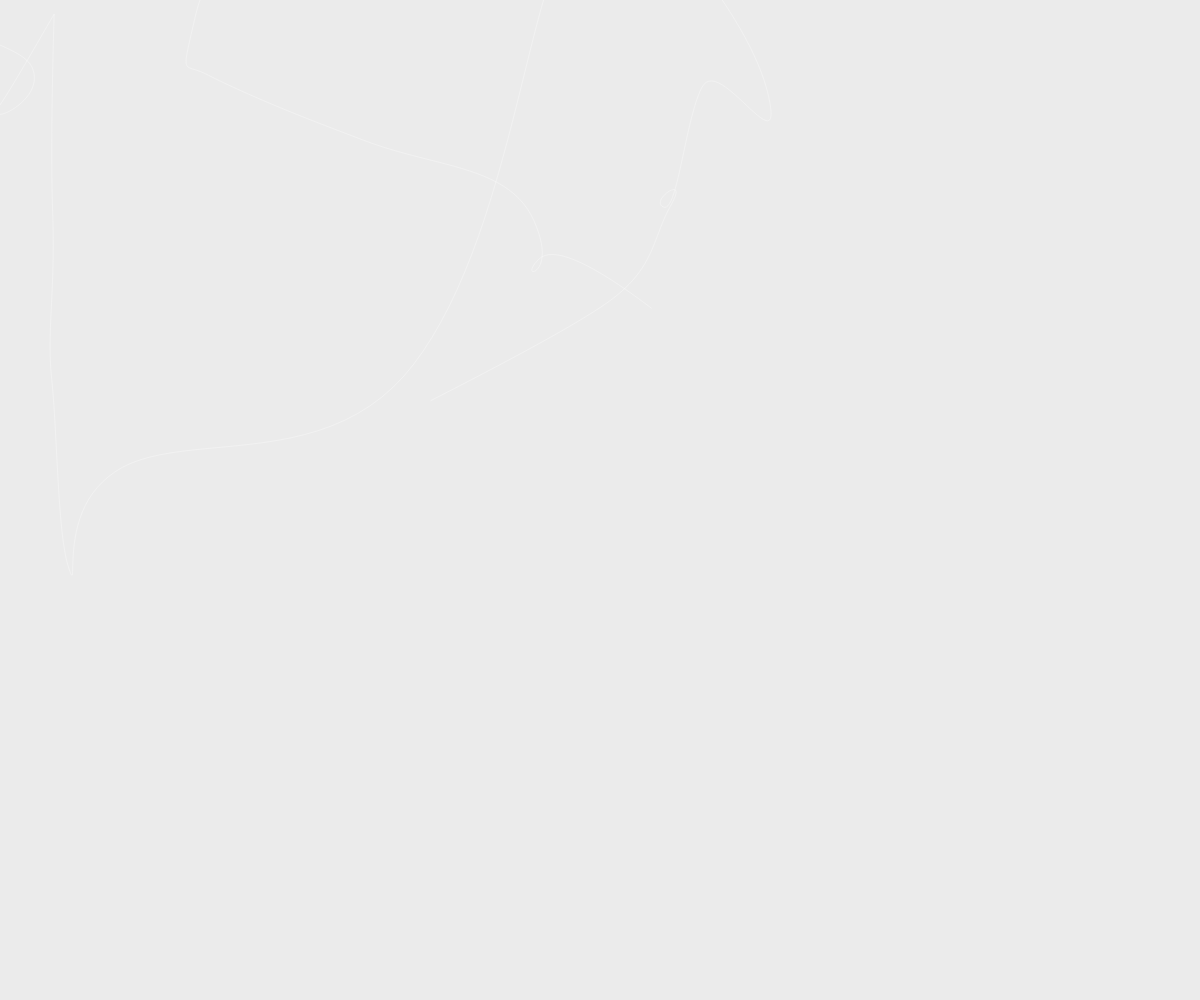
Frame 1 (no input)
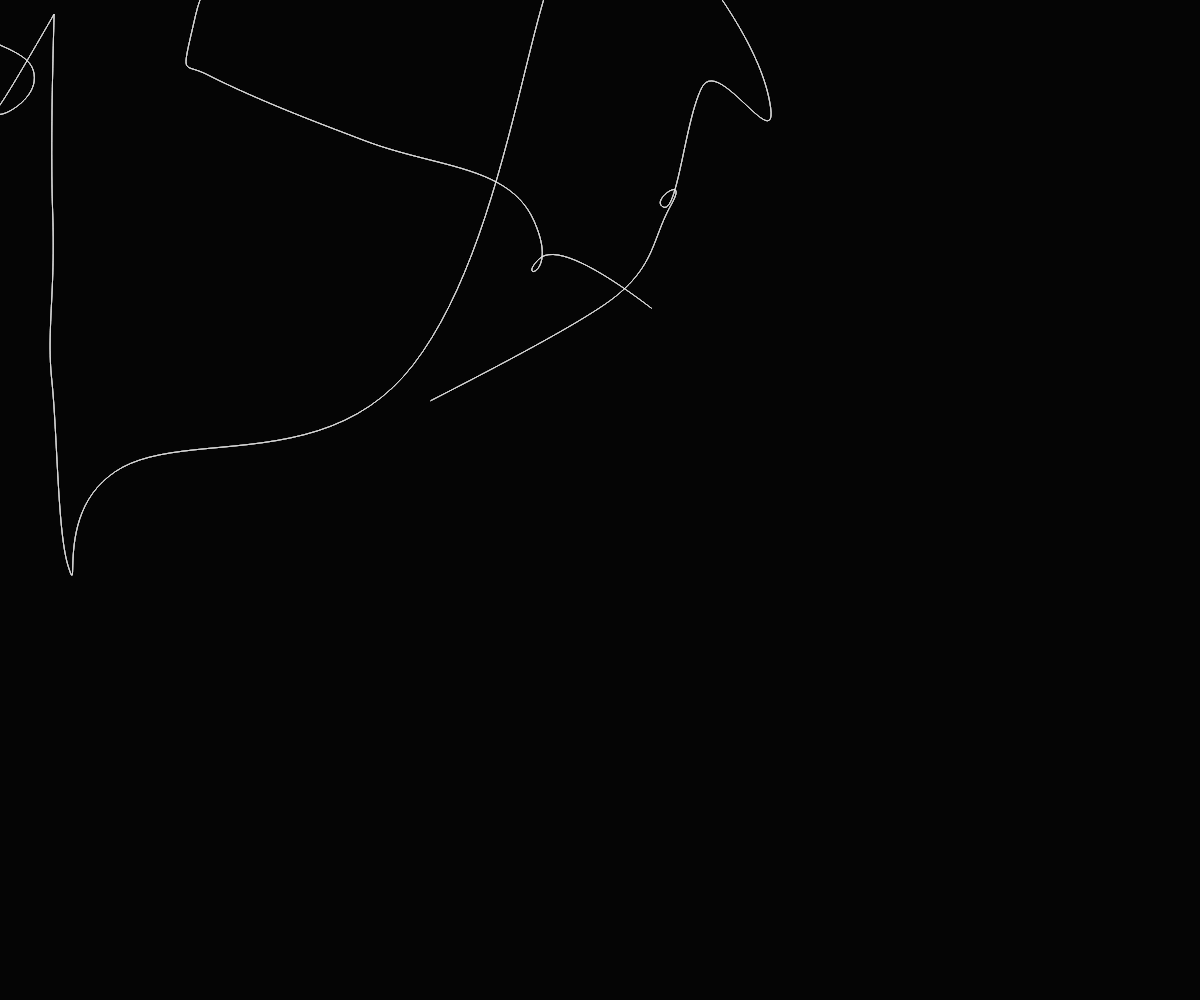
Frame 60 (no input)
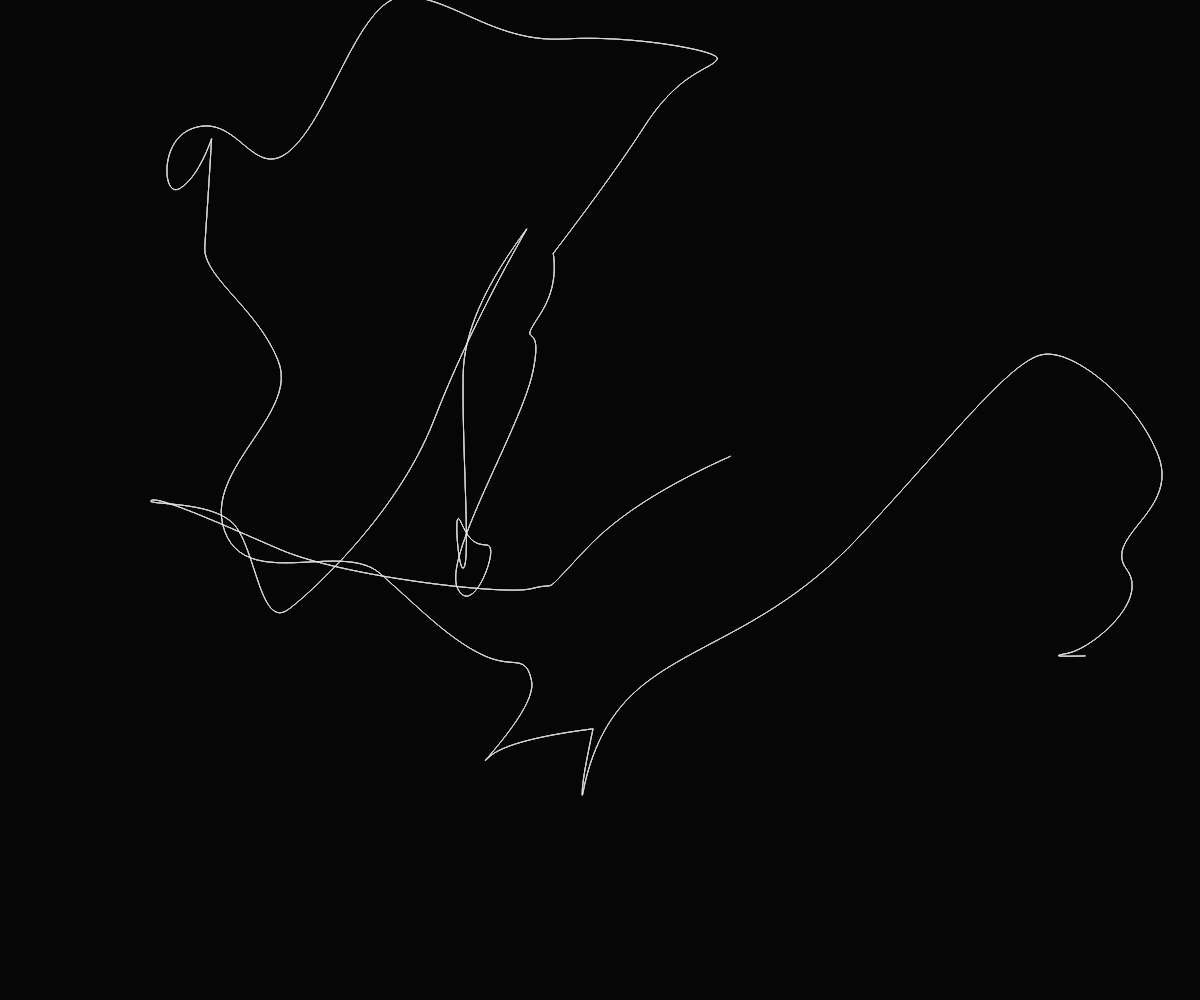
Frame 120 (the mouse pressed at the canvas centre since frame 60)

The p5.js sketch that drew these frames (run headless with seeded random() and noise() and a simulated clock; from frame 60 on, the mouse is pressed at the canvas centre):

// p5.js sketch
// ── sketch.js
let noiseX;
let noiseY;
let MAX = 50;

let active = "home";

function setup() {
  createCanvas(windowWidth, windowHeight);
  angleMode(DEGREES);
  frameRate(60);

  noiseX = random(1000);
  noiseY = random(1000);

  createCrossSection(0);

  print("with z: " + noise(noiseX, 1 * 0.005, 1 * 0.0111, 55));
  print("without z: " + noise(noiseX, 1 * 0.005, 1 * 0.0111, 0));
  // noLoop();
}

function draw() {
  background(0, 20);

  let noiseZ = map(mouseY, 0, height, 0, 1000 * 0.05);
  createCrossSection(noiseZ);

  switch(active){
    case ("home"):

      break;

    case ("about"):
      break;

    case ("people"):
      break;

    case ("lines"):
      break;

    case ("livestream"):
      break;

  }

}

function createCrossSection(noiseZ){
  noFill();
  stroke('white');
  erase(0, 80);
  beginShape();
  for (let k = 0; k < 1000; k++) {

      let x = map(noise(noiseX, k * 0.005, noiseZ * 0.011), 0, 1, -width * 0.75, width * 1.75);
      let y = map(noise(noiseY, k * 0.005, noiseZ * 0.0113), 0, 1, -height * 0.75, height * 1.75);
      
      vertex(x, y);
    
  }
  endShape();
  
  noErase();
}

function mousePressed(){
  background('white');
  noiseSeed(random(1000));
}
